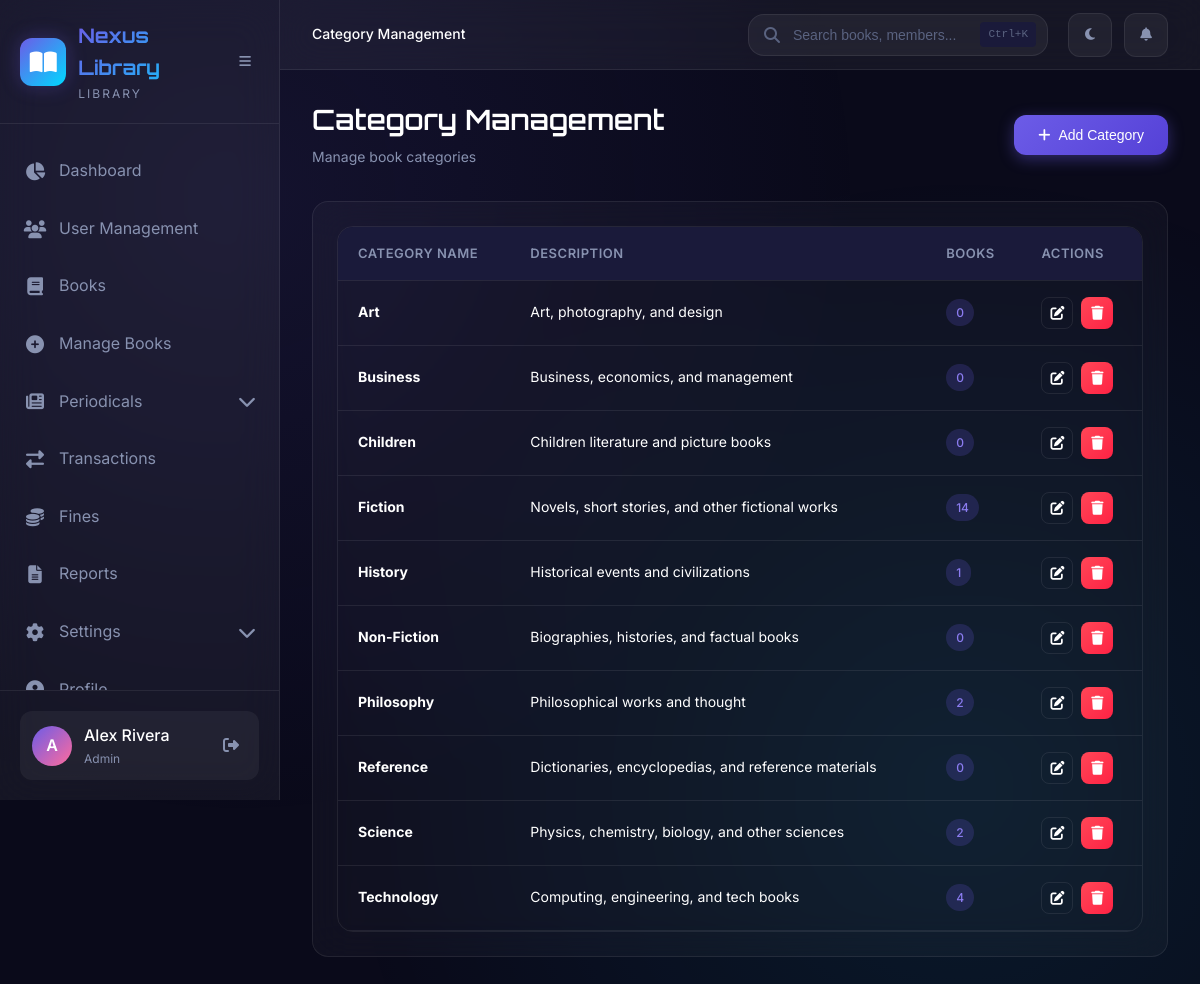
Page /admin/categories/index.php (signed in) on the committed database.
### tables this page shows
CREATE TABLE IF NOT EXISTS categories (
    id INT PRIMARY KEY AUTO_INCREMENT,
    name VARCHAR(100) NOT NULL UNIQUE,
    description TEXT,
    created_at TIMESTAMP DEFAULT CURRENT_TIMESTAMP
);

### admin/categories/index.php (the view, shortened to what this page needs)
<?php
require_once __DIR__ . '/../../config/db.php';
$categories = $conn->query("SELECT c.*, COUNT(b.id) as book_count
    FROM categories c
    LEFT JOIN books b ON c.id = b.category_id
    GROUP BY c.id
    ORDER BY c.name");
?>
<!DOCTYPE html>
<html lang="en">
<head>
    <link rel="stylesheet" href="https://cdnjs.cloudflare.com/ajax/libs/font-awesome/6.4.0/css/all.min.css">
    <link rel="stylesheet" href="<?php echo SITE_URL; ?>/assets/css/style.css">
</head>
<body>
    <div class="app-container">
        <?php include __DIR__ . '/../../includes/sidebar.php'; ?>
        <div class="main-content">
            <?php include __DIR__ . '/../../includes/topbar.php'; ?>
            <main class="page-content">
                <div class="page-header">
                    <div>
                        <h1 class="page-title">Category Management</h1>
                        <p class="page-subtitle">Manage book categories</p>
                    </div>
                    <div class="page-actions">
                        <button onclick="openModal('addCategoryModal')" class="btn btn-primary">
                            <i class="fas fa-plus"></i> Add Category
                        </button>
                    </div>
                </div>
                <div class="card">
                    <div class="table-container">
                        <table class="data-table">
                            <thead>
                                <tr>
                                    <th>Category Name</th>
                                    <th>Description</th>
                                    <th>Books</th>
                                    <th>Actions</th>
                                </tr>
                            </thead>
                            <tbody>
                                <?php if ($categories->num_rows > 0): ?>
                                    <?php while ($cat = $categories->fetch_assoc()): ?>
                                        <tr>
                                            <td><strong><?php echo htmlspecialchars($cat['name']); ?></strong></td>
                                            <td><?php echo htmlspecialchars($cat['description'] ?? '-'); ?></td>
                                            <td><span class="badge badge-primary"><?php echo $cat['book_count']; ?></span></td>
                                            <td>
                                                <div class="actions">
                                                    <button onclick="editCategory(<?php echo $cat['id']; ?>, '<?php echo htmlspecialchars(addslashes($cat['name'])); ?>', '<?php echo htmlspecialchars(addslashes($cat['description'] ?? '')); ?>')" class="btn btn-icon btn-secondary" title="Edit">
                                                        <i class="fas fa-edit"></i>
                                                    </button>
                                                    <form method="POST" style="display: inline;">
                                                        <button type="submit" name="delete_category" class="btn btn-icon btn-danger delete-btn" title="Delete" onclick="return confirm('Delete this category? Books in this category will have no category.')">
                                                            <i class="fas fa-trash"></i>
                                                        </button>
                                                    </form>
                                                </div>
                                            </td>
                                        </tr>
                                    <?php endwhile; ?>
                                <?php else: ?>
                                    <tr><td colspan="4" class="text-center text-muted" style="padding: 40px;">No categories found</td></tr>
                                <?php endif; ?>
                            </tbody>
                        </table>
                    </div>
                </div>
            </main>
        </div>
    </div>
</body>
</html>

### assets/css/style.css (style rules this page uses)
:root { --primary: #6C5CE7; --primary-light: #8B7CF0; --primary-dark: #5541D7; --secondary: #00D9FF; --accent: #FF6B9D; --success: #00E676; --warning: #FFD93D; --danger: #FF4757; --info: #00D9FF; --bg-primary: #0a0a1a; --bg-secondary: #12122a; --bg-tertiary: #1a1a3a; --bg-card: rgba(255, 255, 255, 0.03); --bg-glass: rgba(255, 255, 255, 0.05); --bg-glass-hover: rgba(255, 255, 255, 0.08); --text-primary: #FFFFFF; --text-secondary: #8892B0; --text-muted: #5A6380; --border-color: rgba(255, 255, 255, 0.08); --border-hover: rgba(255, 255, 255, 0.15); --shadow-sm: 0 2px 8px rgba(0, 0, 0, 0.3); --shadow-md: 0 4px 16px rgba(0, 0, 0, 0.4); --shadow-lg: 0 8px 32px rgba(0, 0, 0, 0.5); --shadow-glow: 0 0 20px rgba(108, 92, 231, 0.3); --radius-sm: 8px; --radius-md: 12px; --radius-lg: 16px; --radius-xl: 24px; --transition-fast: 150ms ease; --transition-normal: 300ms ease; --transition-slow: 500ms ease; --sidebar-width: 280px; --sidebar-collapsed: 80px; --topbar-height: 70px; }
*, *::before, *::after { margin: 0; padding: 0; box-sizing: border-box; }
html { font-size: 16px; scroll-behavior: smooth; }
body { font-family: 'Inter', -apple-system, BlinkMacSystemFont, sans-serif; background: var(--bg-primary); color: var(--text-primary); line-height: 1.6; min-height: 100vh; overflow-x: hidden; }
body::before { content: ''; position: fixed; top: 0; left: 0; width: 100%; height: 100%; background: radial-gradient(circle at 20% 20%, rgba(108, 92, 231, 0.1) 0%, transparent 50%), radial-gradient(circle at 80% 80%, rgba(0, 217, 255, 0.08) 0%, transparent 50%); pointer-events: none; z-index: -1; }
h1, h2, h3, h4, h5, h6 { font-family: 'Orbitron', sans-serif; font-weight: 600; line-height: 1.3; margin-bottom: 0.5em; }
h1 { font-size: 2.5rem; }
.app-container { display: flex; min-height: 100vh; }
.main-content { flex: 1; margin-left: var(--sidebar-width); min-height: 100vh; display: flex; flex-direction: column; transition: margin-left var(--transition-normal); }
.page-content { flex: 1; padding: 32px; animation: fadeIn 0.4s ease; }
.card { background: var(--bg-card); backdrop-filter: blur(20px); border: 1px solid var(--border-color); border-radius: var(--radius-lg); padding: 24px; transition: all var(--transition-normal); }
.btn { display: inline-flex; align-items: center; justify-content: center; gap: 8px; padding: 12px 24px; font-size: 14px; font-weight: 500; border-radius: var(--radius-md); border: none; cursor: pointer; transition: all var(--transition-fast); text-decoration: none; }
.btn-primary { background: linear-gradient(135deg, var(--primary), var(--primary-dark)); color: white; box-shadow: 0 4px 15px rgba(108, 92, 231, 0.4); }
.btn-secondary { background: transparent; color: var(--text-primary); border: 1px solid var(--border-color); }
.btn-danger { background: linear-gradient(135deg, var(--danger), #FF2244); color: white; }
.btn-icon { width: 40px; height: 40px; padding: 0; border-radius: var(--radius-sm); }
.table-container { overflow-x: auto; border-radius: var(--radius-lg); border: 1px solid var(--border-color); }
.data-table { width: 100%; border-collapse: collapse; }
.data-table thead { background: var(--bg-tertiary); }
.data-table th { padding: 16px 20px; text-align: left; font-weight: 600; font-size: 13px; text-transform: uppercase; letter-spacing: 0.5px; color: var(--text-secondary); border-bottom: 1px solid var(--border-color); }
.data-table tbody tr { border-bottom: 1px solid var(--border-color); transition: background var(--transition-fast); }
.data-table td { padding: 16px 20px; font-size: 14px; vertical-align: middle; }
.data-table .actions { display: flex; gap: 8px; }
.data-table .btn-icon { width: 32px; height: 32px; font-size: 14px; }
.badge { display: inline-flex; align-items: center; padding: 4px 10px; font-size: 12px; font-weight: 500; border-radius: 20px; }
.badge-primary { background: rgba(108, 92, 231, 0.2); color: var(--primary-light); }
.page-header { display: flex; justify-content: space-between; align-items: center; margin-bottom: 32px; flex-wrap: wrap; gap: 20px; }
.page-title { font-size: 28px; margin-bottom: 8px; }
.page-subtitle { color: var(--text-secondary); font-size: 14px; }
.page-actions { display: flex; gap: 12px; }

### rows in the picture
categories: name "Art", description "Art, photography, and design", book_count "0"
categories: name "Business", description "Business, economics, and management", book_count "0"
categories: name "Children", description "Children literature and picture books", book_count "0"
categories: name "Fiction", description "Novels, short stories, and other fictional works", book_count "14"
categories: name "History", description "Historical events and civilizations", book_count "1"
categories: name "Non-Fiction", description "Biographies, histories, and factual books", book_count "0"
categories: name "Philosophy", description "Philosophical works and thought", book_count "2"
categories: name "Reference", description "Dictionaries, encyclopedias, and reference materials", book_count "0"
categories: name "Science", description "Physics, chemistry, biology, and other sciences", book_count "2"
categories: name "Technology", description "Computing, engineering, and tech books", book_count "4"

### other values in the picture
getLibraryName() "Nexus Library"
substr($user_name, 0, 1) "A"
$user_name "Alex Rivera"
$user_role "Admin"
$page_title "Category Management"
